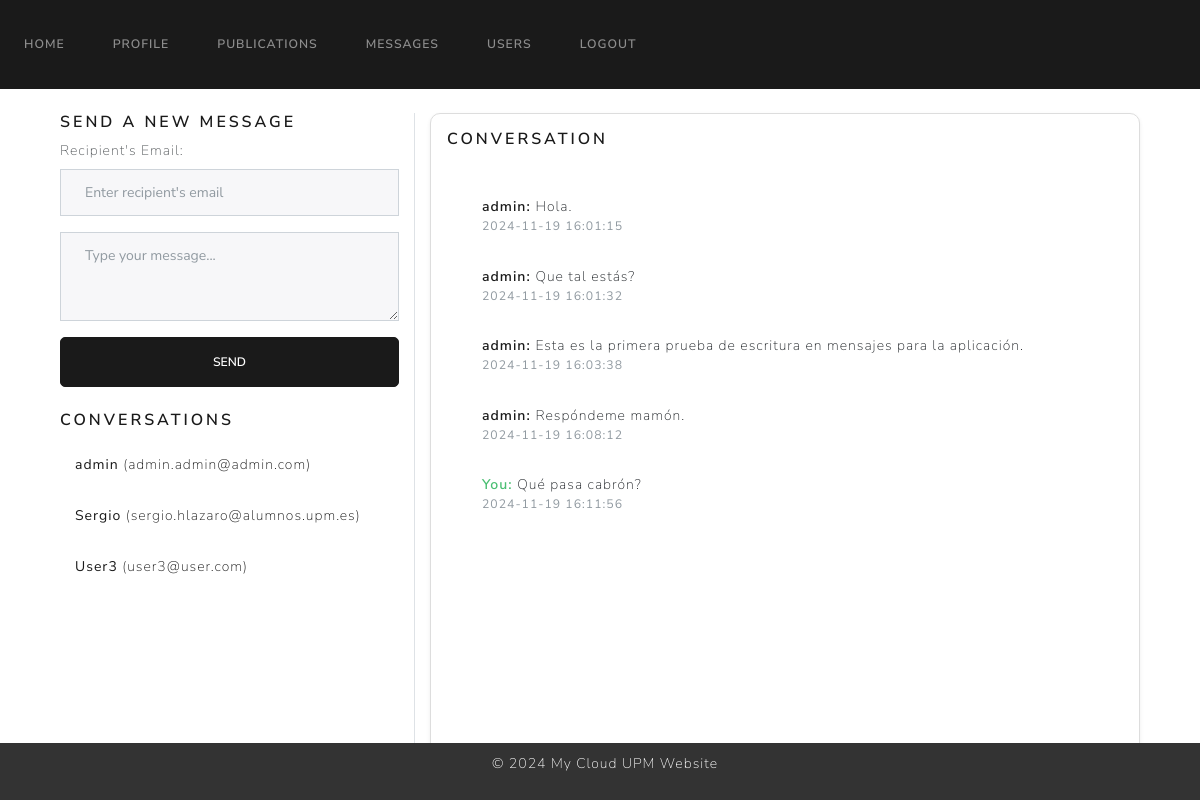
Page /messages?user_id=1 (signed in) on the earlier database version.
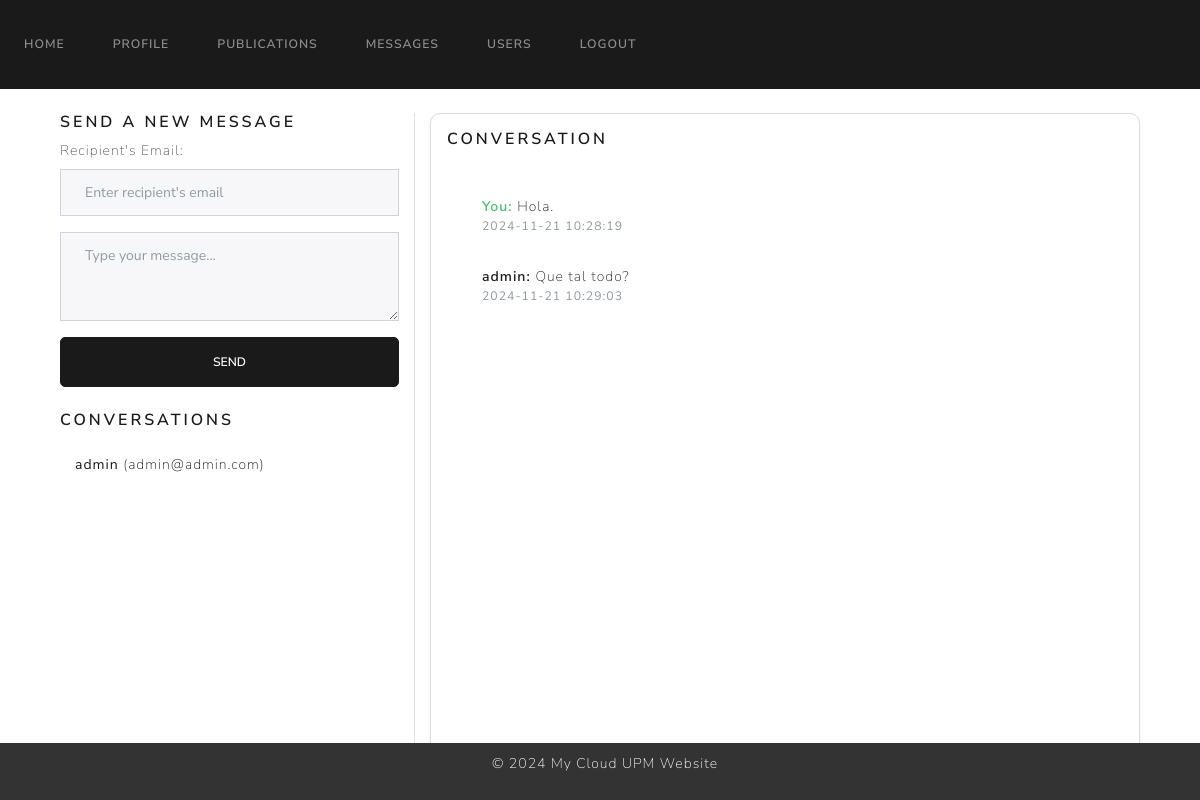
Same page on the later database version.
### website/models.py (models this page shows)
class User(UserMixin, db.Model):
    id = db.Column(db.Integer, primary_key=True)
    name = db.Column(db.String(100), unique=False, nullable=False)
    surname = db.Column(db.String(100), unique=False, nullable=False)
    email = db.Column(db.String(100), unique=True, nullable=False)
    password = db.Column(db.String(100), nullable=False)
    role = db.Column(db.Integer, nullable=False, default=1)  # 0 para admin, 1 para usuario regular
    is_blocked = db.Column(db.Boolean, nullable=False, default=False)  # Nuevo campo para indicar si el usuario está bloqueado
    profile_pic = db.Column(db.String(150), default='default.jpg')
    publications = db.relationship('Publication')
    login_records = db.relationship('LoginRecord')

class Message(db.Model):
    id = db.Column(db.Integer, primary_key=True)
    sender_id = db.Column(db.Integer, db.ForeignKey('user.id'), nullable=False)
    receiver_id = db.Column(db.Integer, db.ForeignKey('user.id'), nullable=False)
    content = db.Column(db.Text, nullable=False)
    timestamp = db.Column(db.DateTime, default=func.now())
    sender = db.relationship('User', foreign_keys=[sender_id], backref='sent_messages')
    receiver = db.relationship('User', foreign_keys=[receiver_id], backref='received_messages')

### website/views.py (the view)
@views.route('/messages', methods=['GET'])
@login_required
def messages():
    users_contacted = db.session.query(User).join(
        Message, (Message.sender_id == User.id) | (Message.receiver_id == User.id)
    ).filter(User.id != current_user.id).distinct().all()
    selected_user_id = request.args.get('user_id', type=int)
    conversation = None
    if selected_user_id:
        conversation = Message.query.filter(
            (Message.sender_id == current_user.id) & (Message.receiver_id == selected_user_id) |
            (Message.receiver_id == current_user.id) & (Message.sender_id == selected_user_id)
        ).order_by(Message.timestamp).all()
    return render_template(
        'messages.html',
        user=current_user,
        users_contacted=users_contacted,
        conversation=conversation,
        selected_user_id=selected_user_id
    )

### website/templates/messages.html (shortened to what this page needs)
{% extends "base.html" %}
{% block content %}
<div class="container mt-4">
    <div class="row">
        <div class="col-md-4 border-end">
            <div class="mb-4">
                <h5 class="text-primary">Send a New Message</h5>
                <form action="{{ url_for('views.send_message') }}" method="POST">
                    <div class="mb-3">
                        <label for="receiver_email" class="form-label">Recipient's Email:</label>
                        <input type="email" name="receiver_email" class="form-control" placeholder="Enter recipient's email" required>
                    </div>
                    <div class="mb-3">
                        <textarea name="content" class="form-control" rows="3" placeholder="Type your message..." required></textarea>
                    </div>
                    <button type="submit" class="btn btn-primary w-100">Send</button>
                </form>
            </div>
            <div>
                <h5 class="text-primary">Conversations</h5>
                <ul class="list-group">
                    {% for user in users_contacted %}
                    <li class="list-group-item">
                        <a href="{{ url_for('views.messages', user_id=user.id) }}" class="text-decoration-none">
                            <strong>{{ user.name }}</strong> ({{ user.email }})
                        </a>
                    </li>
                    {% endfor %}
                </ul>
            </div>
        </div>
        <div class="col-md-8">
            <div class="card shadow-sm p-3">
                <h5 class="card-title text-primary">Conversation</h5>
                <div class="card-body" style="height: 625px; overflow-y: auto;">
                    {% if conversation %}
                    <ul class="list-group">
                        {% for message in conversation %}
                        <li class="list-group-item">
                            <strong class="{% if message.sender_id == current_user.id %}text-success{% else %}text-primary{% endif %}">
                                {% if message.sender_id == current_user.id %}You{% else %}{{ message.sender.name }}{% endif %}:
                            </strong>
                            <span>{{ message.content }}</span>
                            <small class="text-muted d-block">{{ message.timestamp }}</small>
                        </li>
                        {% endfor %}
                    </ul>
                    {% else %}
                    <p class="text-muted">Select a user to view the conversation or start a new message on the left.</p>
                    {% endif %}
                </div>
            </div>
        </div>
    </div>
</div>
{% endblock %}

### website/templates/base.html (shortened to what this page needs)
<!DOCTYPE html>
<html>
    <head>
        <link href="https://cdn.jsdelivr.net/npm/bootstrap@5.3.3/dist/css/bootstrap.min.css" rel="stylesheet">
        <link rel="stylesheet" href="https://cdn.jsdelivr.net/npm/bootswatch@4.5.2/dist/lux/bootstrap.min.css">
    </head>
    <body>
        <nav class="navbar navbar-expand-lg navbar-dark bg-primary">
            <div class="collapse navbar-collapse" id="navbarNav">
                <div class="navbar-nav">
                    {% if user.is_authenticated %}
                    <a class="nav-item nav-link" id="home" href="/home">Home</a>
                    <a class="nav-item nav-link" id="profile" href="/profile">Profile</a>
                    <a class="nav-item nav-link" id="publications" href="/publications">Publications</a>
                    <a class="nav-item nav-link" id="messages" href="/messages">Messages</a>
                    <a class="nav-item nav-link" id="userlist" href="/userlist">Users</a>
                    <a class="nav-item nav-link" id="profile" href="/logout">Logout</a>
                    {% endif %}
                </div>
            </div>
        </nav>
        <div class="container" style="flex: 1;">
            {% block content %}
            {% endblock %}
        </div>
        <footer style="background-color: #333;
                        color: #fff;
                        text-align: center;
                        padding: 10px;
                        position: fixed;
                        bottom: 0;
                        width: 100%;">
            <p style="margin-left: 10px;">&copy; 2024 My Cloud UPM Website</p>
        </footer>
    </body>
</html>

### website/templates/messages.html (style rules this page uses)
.card { border-radius: 10px; border: 1px solid #ddd; }
.list-group-item { border: none; padding: 15px; }
.btn { border-radius: 5px; }
.text-primary { font-weight: 600; }
.text-success { font-weight: 600; }

Differences in the rows shown:
no longer on this page (row edited): User: name "Sergio", email "sergio.hlazaro@alumnos.upm.es"
removed User: name "User3", email "user3@user.com"
removed Message: sender.name "admin", content "Esta es la primera prueba de escritura en mensajes para la aplicación.", timestamp "2024-11-19 16:03:38"
removed Message: sender.name "admin", content "Respóndeme mamón.", timestamp "2024-11-19 16:08:12"
removed Message: shows "You", content "Qué pasa cabrón?", timestamp "2024-11-19 16:11:56"
changed User "admin": email "admin.admin@admin.com" → "admin@admin.com"
changed Message "Hola.": timestamp "2024-11-19 16:01:15" → "2024-11-21 10:28:19"; sender.name "admin" → (not shown); now shows "You"
changed Message "admin": content "Que tal estás?" → "Que tal todo?"; timestamp "2024-11-19 16:01:32" → "2024-11-21 10:29:03"
